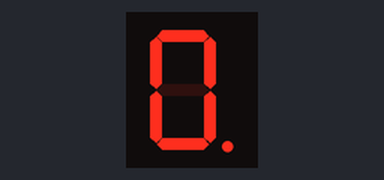
Simulated run of this sketch. Board: Arduino Uno, built with avr-gcc and run on an emulated ATmega328P. Parts: 1-digit seven-segment display. Wiring (inferred from the names in the program): 1-digit 7-segment display, segments lit when HIGH: segments pin 13, pin 12, pin 11, pin 10, pin 9, pin 8, pin 7, pin 6. The segment pins are drawn as the display they are named for.

Above: at 0.1 s.
At 10.1 s:
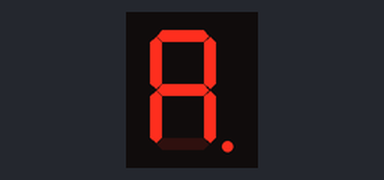
At 12.1 s:
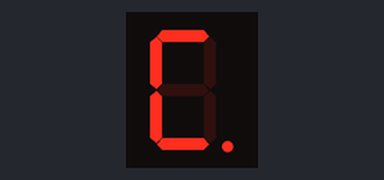
At 13.1 s:
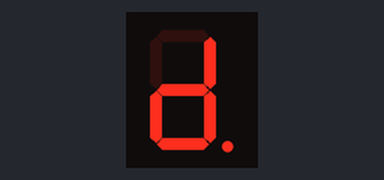
At 14.1 s:
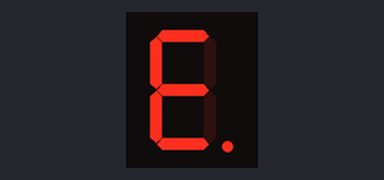
At 15.1 s:
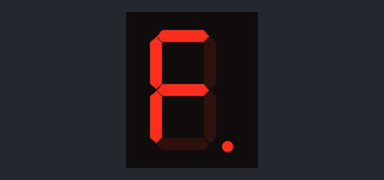

The sketch:

7_SEGMENT_0-F.ino
```cpp
 const int a=13;
const int b=12;
const int c=11;
const int d=10;
const int e=9;
const int f=8;
const int g=7;
const int dp=6;
void setup() {
  pinMode(a,OUTPUT);
  pinMode(b,OUTPUT);
  pinMode(c,OUTPUT);
  pinMode(d,OUTPUT);
  pinMode(e,OUTPUT);
  pinMode(f,OUTPUT);
  pinMode(g,OUTPUT);
  pinMode(dp,OUTPUT);


}

void loop() {
digitalWrite(a,HIGH);
digitalWrite(b,HIGH);
digitalWrite(c,HIGH);
digitalWrite(d,HIGH);                //0
digitalWrite(e,HIGH);
digitalWrite(f,HIGH);
digitalWrite(g,LOW);
digitalWrite(dp,HIGH);
delay(1000);

digitalWrite(a,LOW);
digitalWrite(b,HIGH);
digitalWrite(c,HIGH);
digitalWrite(d,LOW);                //1
digitalWrite(e,LOW);
digitalWrite(f,LOW);
digitalWrite(g,LOW);
digitalWrite(dp,HIGH);
delay(1000);

digitalWrite(a,HIGH);
digitalWrite(b,HIGH);
digitalWrite(c,LOW);
digitalWrite(d,HIGH);                //2
digitalWrite(e,HIGH);
digitalWrite(f,LOW);
digitalWrite(g,HIGH);
digitalWrite(dp,HIGH);
delay(1000);


digitalWrite(a,HIGH);
digitalWrite(b,HIGH);
digitalWrite(c,HIGH);
digitalWrite(d,HIGH);                //3
digitalWrite(e,LOW);
digitalWrite(f,LOW);
digitalWrite(g,HIGH);
digitalWrite(dp,HIGH);
delay(1000);

digitalWrite(a,LOW);
digitalWrite(b,HIGH);
digitalWrite(c,HIGH);
digitalWrite(d,LOW);                //4
digitalWrite(e,LOW);
digitalWrite(f,HIGH);
digitalWrite(g,HIGH);
digitalWrite(dp,HIGH);
delay(1000);

digitalWrite(a,HIGH);
digitalWrite(b,LOW);
digitalWrite(c,HIGH);
digitalWrite(d,HIGH);                //5
digitalWrite(e,LOW);
digitalWrite(f,HIGH);
digitalWrite(g,HIGH);
digitalWrite(dp,HIGH);
delay(1000);

digitalWrite(a,HIGH);
digitalWrite(b,LOW);
digitalWrite(c,HIGH);
digitalWrite(d,HIGH);                //6
digitalWrite(e,HIGH);
digitalWrite(f,HIGH);
digitalWrite(g,HIGH);
digitalWrite(dp,HIGH);
delay(1000);

digitalWrite(a,HIGH);
digitalWrite(b,HIGH);
digitalWrite(c,HIGH);
digitalWrite(d,LOW);                //7
digitalWrite(e,LOW);
digitalWrite(f,HIGH);
digitalWrite(g,LOW);
digitalWrite(dp,HIGH);
delay(1000);

digitalWrite(a,HIGH);
digitalWrite(b,HIGH);
digitalWrite(c,HIGH);
digitalWrite(d,HIGH);                //8
digitalWrite(e,HIGH);
digitalWrite(f,HIGH);
digitalWrite(g,HIGH);
digitalWrite(dp,HIGH);
delay(1000);

digitalWrite(a,HIGH);
digitalWrite(b,HIGH);
digitalWrite(c,HIGH);
digitalWrite(d,HIGH);                //9
digitalWrite(e,LOW);
digitalWrite(f,HIGH);
digitalWrite(g,HIGH);
digitalWrite(dp,HIGH);
delay(1000);

digitalWrite(a,HIGH);
digitalWrite(b,HIGH);
digitalWrite(c,HIGH);
digitalWrite(d,LOW);                //A
digitalWrite(e,HIGH);
digitalWrite(f,HIGH);
digitalWrite(g,HIGH);
digitalWrite(dp,HIGH);
delay(1000);

digitalWrite(a,LOW);
digitalWrite(b,LOW);
digitalWrite(c,HIGH);
digitalWrite(d,HIGH);                //b
digitalWrite(e,HIGH);
digitalWrite(f,HIGH);
digitalWrite(g,HIGH);
digitalWrite(dp,HIGH);
delay(1000);

digitalWrite(a,HIGH);
digitalWrite(b,LOW);
digitalWrite(c,LOW);
digitalWrite(d,HIGH);                //c
digitalWrite(e,HIGH);
digitalWrite(f,HIGH);
digitalWrite(g,LOW);
digitalWrite(dp,HIGH);
delay(1000);

digitalWrite(a,LOW);
digitalWrite(b,HIGH);
digitalWrite(c,HIGH);
digitalWrite(d,HIGH);                //d
digitalWrite(e,HIGH);
digitalWrite(f,LOW);
digitalWrite(g,HIGH);
digitalWrite(dp,HIGH);
delay(1000);

digitalWrite(a,HIGH);
digitalWrite(b,LOW);
digitalWrite(c,LOW);
digitalWrite(d,HIGH);                //E
digitalWrite(e,HIGH);
digitalWrite(f,HIGH);
digitalWrite(g,HIGH);
digitalWrite(dp,HIGH);
delay(1000);

digitalWrite(a,HIGH);
digitalWrite(b,LOW);
digitalWrite(c,LOW);
digitalWrite(d,LOW);                //F
digitalWrite(e,HIGH);
digitalWrite(f,HIGH);
digitalWrite(g,HIGH);
digitalWrite(dp,HIGH);
delay(1000);


}
```

Measured:
- by itself, everything shown: repeats every 16.0 s, in 16 steps
- what the display in image 1 shows lasts 1.0 s, from 10.0 s to 11.0 s
